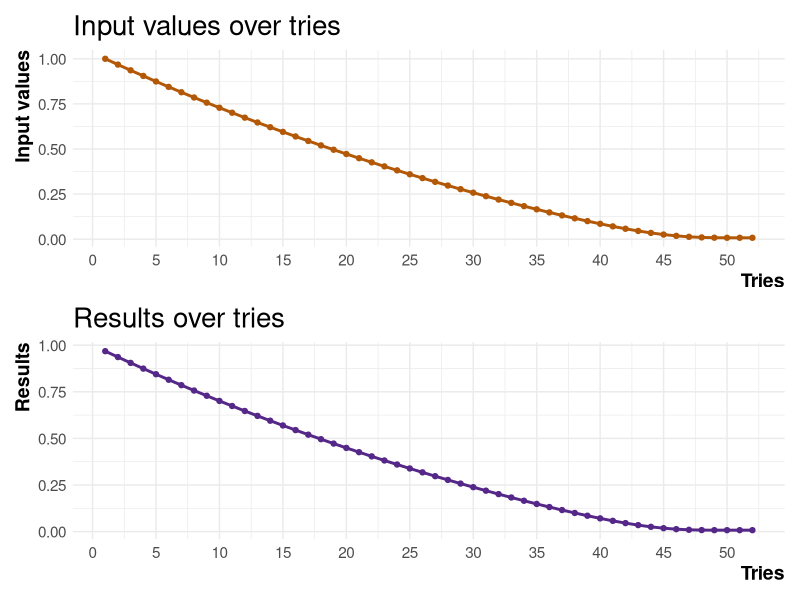
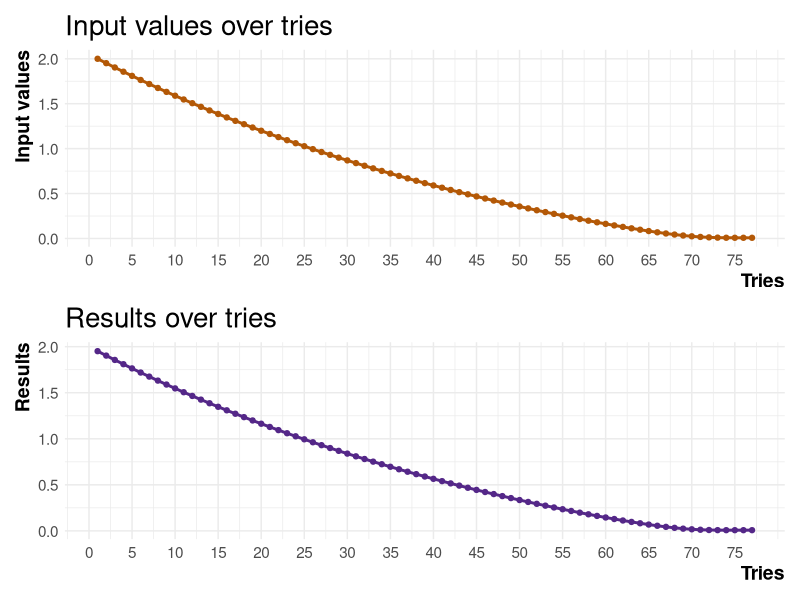
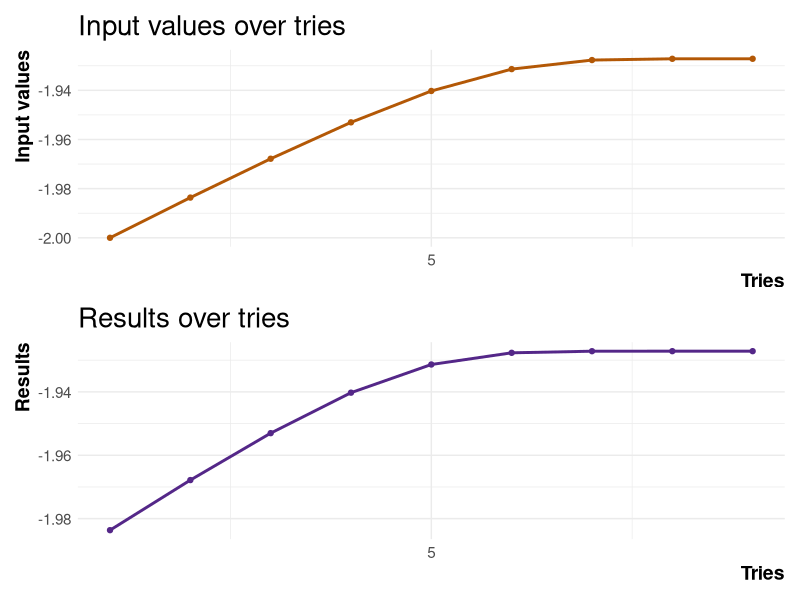
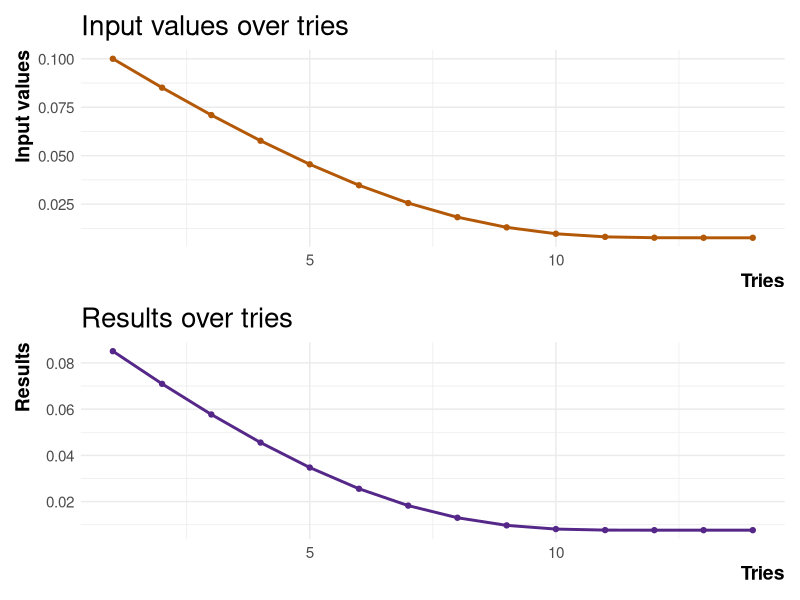
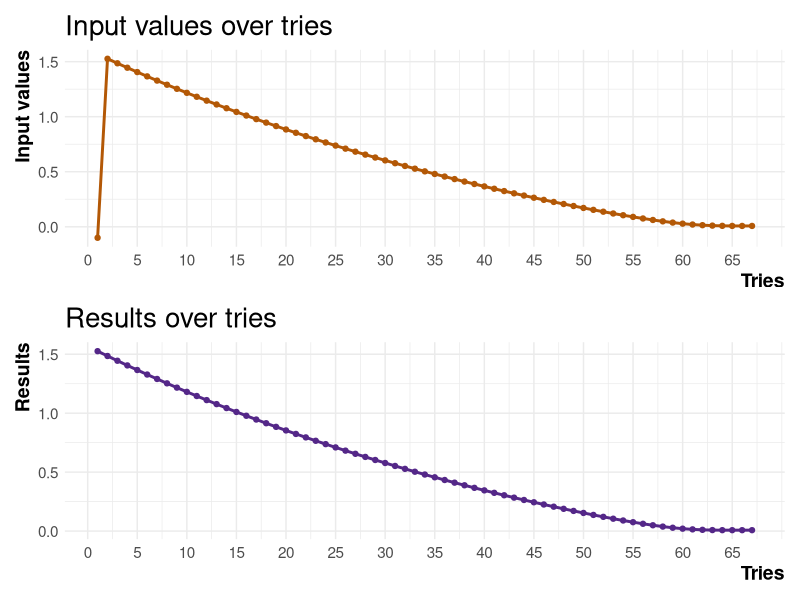

Generate these figures, in order, with R:
#' EDSD
#' @course Basic Math
#' @activity Assignment 1
#' @place MPIDR
#' @date 2024-09-13
#' @goal Apply Newton-Raphson's method for a empirical situation
#' @description The empirical situation selected was the exercise 33 of chapter 4 (STEWART, 2003)
#' -----------------------------------------------------------------------------------------------

# Setting R configurations
options(scipen = 99999)
rm(list = ls())


# Creating Function for applying the method -------------------------------

nr_method <- function(x, f_x_func,d_fx_func){

  # Importing required packages
  require(tidyverse)
  require(patchwork)

  # seting some objects to save results and tries
  tries <- NULL
  results <- NULL

  # Creating objects
  tries <- c(tries,x)

  # Calculating our function and derivative
  f_x = f_x_func(x)
  d_fx = d_fx_func(x)

  result = x - f_x/d_fx

  results <- c(results,result)

  # assessment

  assessment <- round(x,8) == round(result,8)

  # Second try - repeat all the steps above

  while(assessment == FALSE){
    x = result
    tries <- c(tries,x)

    f_x = f_x_func(x)
    d_fx = d_fx_func(x)

    result = x - f_x/d_fx
    result

    results <- c(results,result)

    # assessment

    assessment <- round(x,8) == round(result,8)

  }

  # Creating plots to analyse results
  fig_tries <- ggplot() +
    aes(
      x = seq(1,length(tries)),
      y = tries
    ) +
    geom_line(size = 1, color = "#b35806") +
    geom_point(color = "#b35806") +
    labs(
      title = "Input values over tries",
      y = "Input values",
      x = "Tries"
    ) +
    scale_x_continuous(breaks = seq(0,length(tries),5)) +
    theme_minimal() +
    theme(
      plot.title = element_text(, size = 20),
      axis.title = element_text(face = "bold", size = 14, vjust = .5, hjust = 1),
      axis.text = element_text(size = 11, vjust = .5, hjust = .5)
    )

  fig_tries_1 <- ggplot() +
    aes(
      x = seq(1,length(tries)-1),
      y = tries[2:length(tries)]
    ) +
    geom_line(size = 1, color = "#b35806") +
    geom_point(color = "#b35806") +
    labs(
      title = "Input values over tries (without 'guess' try)",
      y = "Input values",
      x = "Tries"
    ) +
    scale_x_continuous(breaks = seq(0,length(tries),5)) +
    theme_minimal() +
    theme(
      plot.title = element_text(size = 20),
      axis.title = element_text(face = "bold", size = 14, vjust = .5, hjust = 1),
      axis.text = element_text(size = 11, vjust = .5, hjust = .5)
    )

  fig_results <- ggplot() +
    aes(
      x = seq(1,length(results)),
      y = results
    ) +
    geom_line(size = 1,color = "#542788") +
    geom_point(color = "#542788") +
    labs(
      title = "Results over tries",
      y = "Results",
      x = "Tries"
    ) +
    scale_x_continuous(breaks = seq(0,length(results),5)) +
    theme_minimal() +
    theme(
      plot.title = element_text(size = 20),
      axis.title = element_text(face = "bold", size = 14, vjust = .5, hjust = 1),
      axis.text = element_text(size = 11, vjust = .5, hjust = .5)
    )

  fig_results_1 <- ggplot() +
    aes(
      x = seq(1,length(results)-1),
      y = results[2:length(results)]
    ) +
    geom_line(size = 1, color = "#542788") +
    geom_point(color = "#542788") +
    labs(
      title = "Results over tries (without 'guess' try)",
      y = "Results",
      x = "Tries"
    ) +
    scale_x_continuous(breaks = seq(0,length(tries),5)) +
    theme_minimal() +
    theme(
      plot.title = element_text(size = 20),
      axis.title = element_text(face = "bold", size = 14, vjust = .5, hjust = 1),
      axis.text = element_text(size = 11, vjust = .5, hjust = .5)
    )

  # Ordering plots
  fig_final_total <- (fig_tries / fig_results)
  fig_final_whitout1 <- (fig_tries / fig_results_1)

  # Output with results and plots
  output = list(
    results = tibble("tries" = tries, "results" = results),
    fig_final_total = fig_final_total,
    fig_final_whitout1 = fig_final_whitout1
  )

  return(output)
}


# Applying for some examples ----------------------------------------------

# Setting our functions

f_x_func = function(x){
  return(48*x * (1+x)^60 - (1+x)^60 + 1)
}
d_fx_func = function(x){
  return((1+x)^59 * (48*x*61-12))
}

# Generating the results - input = 1

result1 = nr_method(x = 1, f_x_func = f_x_func, d_fx_func = d_fx_func)

result1$results
result1$fig_final_total

# Generating the results - input = 2 and -2

result2 = nr_method(x = 2, f_x_func = f_x_func, d_fx_func = d_fx_func)
result_2 = nr_method(x = -2, f_x_func = f_x_func, d_fx_func = d_fx_func)

result2$results
result2$fig_final_total

result_2$results
result_2$fig_final_total

# Look what's happenning: the root that we find when use 2 and -2 are different!!
# It's happening because when we start with work 'guess', this kind of wrong root can be returned!
# Reference for that: https://personal.math.ubc.ca/~anstee/math104/104newtonmethod.pdf (topic 4.2)

# Generating the results

result0 = nr_method(x = .1, f_x_func = f_x_func, d_fx_func = d_fx_func)
result_0 = nr_method(x = -.1, f_x_func = f_x_func, d_fx_func = d_fx_func)

result0$results %>% slice(length(result0$results$tries))
result0$fig_final_total

result_0$results %>% slice(length(result_0$results$tries))
result_0$fig_final_total
